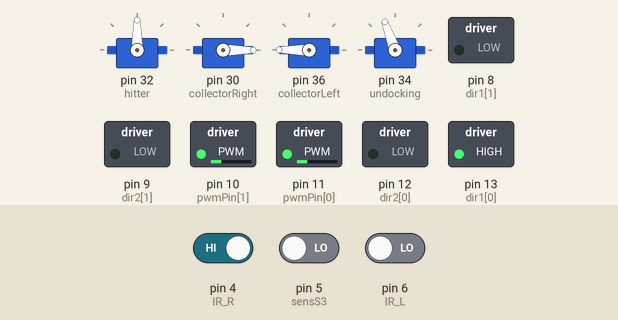
Bench run of a sketch on a simulated Arduino Mega 2560, built with avr-gcc and run on an emulated ATmega2560. Shown: 4 × servo, switched loads named in the sketch (green lamp = pin HIGH). Inputs (shaded band) come from the test bench; at power-on: pin 4 (IR_R) HIGH, pin 6 (IR_L) LOW, pin 5 (sensS3) LOW.

Above: at 1.2 s.
1.3 s: pin 4 (IR_R) driven LOW
At 4.9 s:
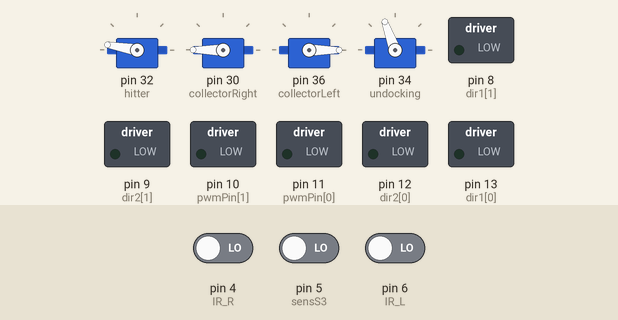
7.3 s: pin 4 (IR_R) driven HIGH and pin 6 (IR_L) driven HIGH
10.3 s: pin 6 (IR_L) driven LOW
At 11.21 s:
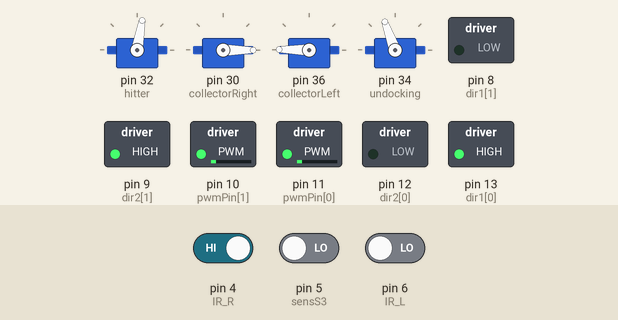
12.9 s: pin 4 (IR_R) driven LOW
At 13.15 s:
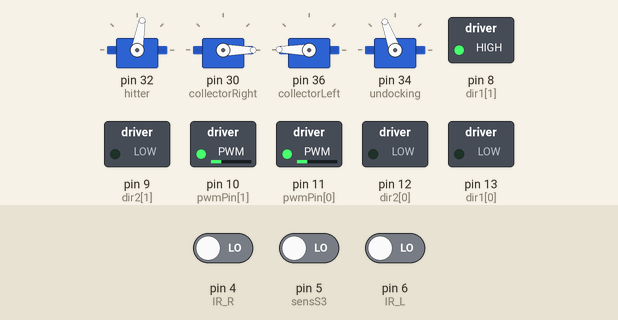
Timing chart, 0 to 24.2 s (numbered marks = the images above; inputs shaded):
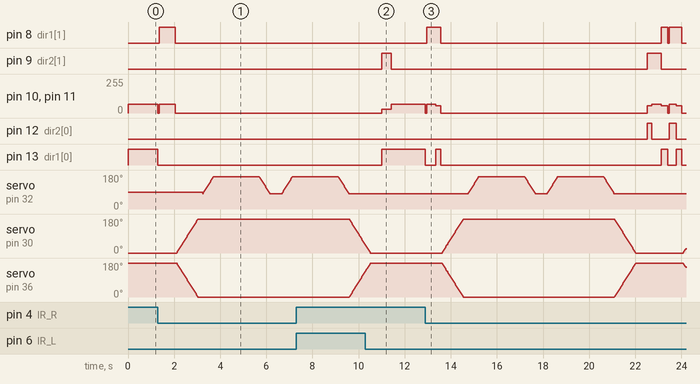

Measured:
- after the input at 1.3 s, pin 8 (dir1[1]): LOW → HIGH after 0.05 s, → LOW 0.70 s later; pin 10 (pwmPin[1]): 65/255 → 0/255 after 0.75 s
- after the input at 10.3 s, pin 8 (dir1[1]): stays LOW (without the input it goes to HIGH after 1.1 s); pin 10 (pwmPin[1]): 0/255 → 30/255 after 0.71 s, → 65/255 0.40 s later
- after the input at 12.9 s, pin 8 (dir1[1]): goes HIGH 0.61 s, LOW 9.6 s, HIGH 0.30 s, LOW 0.05 s, HIGH 0.55 s, then LOW, starting after 0.05 s; pin 9 (dir2[1]): LOW → HIGH after 9.6 s, → LOW 0.60 s later

The sketch:

Line_following_leftarena.ino
```cpp
//Servo setup
#include <Servo.h>
Servo hitter, collectorRight, collectorLeft, undocking;
int pos = 0;
int posLeftCservo=180;

//define sensor connections & vars
#define IR_R 4 //S4
#define IR_L 6 //S2
#define sensS3 5


int sensFrontRight, sensFrontLeft; //at black, sensor 0
int S3=1; //at black, sensor 0


//define motor connections
int pwmPin[]= {11,10};
int dir1[]= {13,8};
int dir2[]= {12,9};

//defining speeds
int maxSpeed = 55;
int turnSpeed = 65  ;

int treeNumber = 1;

void setup() {
  Serial.begin(9600);

  // Set pin states of motor
  for (int i = 0; i<2;i++)
  {
    pinMode(pwmPin[i],OUTPUT);
    pinMode(dir1[i],OUTPUT);
    pinMode(dir2[i],OUTPUT);
  }

  //set pin states of sensors
  pinMode(IR_R,INPUT);
  pinMode(IR_L,INPUT);
  pinMode(sensS3,INPUT);

  //set pins of servo
  hitter.attach(32);
  collectorRight.attach(30);
  collectorRight.write(0);
  collectorLeft.attach(36);
  collectorLeft.write(180);
  undocking.attach(34);
  undocking.write(110);
}

void loop() {
  // put your main code here, to run repeatedly:
  readSensor();
  lineFollow();
}

void readSensor()
{
  sensFrontRight = digitalRead(IR_R);
  sensFrontLeft = digitalRead(IR_L);
  S3=digitalRead(sensS3);
}

void lineFollow()
{
  if (sensFrontRight == 0 && sensFrontLeft == 0)
  {
    treeRoutine();
  }

  else if (sensFrontRight == 1 && sensFrontLeft == 1)
  {
    forward(maxSpeed+10);
  }
  else if (sensFrontRight == 1 && sensFrontLeft == 0)
  {
    turnLeft();
  }
  else if (sensFrontRight == 0 && sensFrontLeft == 1)
  {
    turnRight();
  }

}

void treeRoutine()
{

  if (treeNumber==1)
  {
    treeNumber++;
    stopMotor();//stops on black line
    delay(50);

    turnRight(); //to make a turn towards the tree
    delay(700);
    readSensor();
    while(sensFrontRight==1)
    {
      readSensor();
      turnRight();
    }

    stopMotor(); //stops in front of the tree
    delay(50); //for some seconds
    servoAction();

    turnLeftonTree(); //to make a 180 turn towards the line
    delay(200);
    readSensor();
    while(S3==1)
    {
      turnLeftonTree();
      readSensor();
    }
    turnLeftonTree();
    delay(200);
    readSensor();
    while(S3==1)
    {
      turnLeftonTree();
      readSensor();
    }
  }

  else if(treeNumber==2)
  {
    treeNumber++;
    stopMotor();//stops on line
    delay(50);

    turnRight();
    delay(400);
    readSensor();
    while(S3==1)
    {
      turnRight();
      readSensor();
    }
    stopMotor();
    delay(5);
    forward(maxSpeed);
    delay(200);

    stopMotor(); //stops in front of the tree
    delay(50); //for some seconds
    servoAction();

    reverse(maxSpeed);
    delay(200);
    turnLeftweird(); //to make a 90 turn towards the line
    delay(400);
    readSensor();
    while(S3==1)
    {
      turnLeftweird();
      readSensor();
    }
  }
  else if (treeNumber==3)
  {
    treeNumber=0;
    forward(maxSpeed);
    delay(300);

    stopMotor();
    delay(50);

    turnRightonTree();
    delay(300);
    readSensor();
    while(sensFrontRight)
    {
      readSensor();
      turnRightonTree();
    }

    forward(maxSpeed);
    delay(250);
    stopMotor();
    delay(50); //stops in front of tree
    servoAction();

    reverse(maxSpeed);
    delay(300);
    turnLeftweird(); //turn towards docking area
    delay(500);
    readSensor();
    turnLeft();
    delay(380);
    forward(maxSpeed);
    delay(200);
    stopMotor();
    delay(50);//stops in front of docking area
    undockingAction();

    reverse(maxSpeed);
    delay(300);
    turnLeftonTree(); //turns towards parking area now
    delay(300);
    readSensor();
    while(S3==1)
    {
      turnLeftonTree();
      readSensor();
    }
    turnLeftonTree();
    delay(100);

    forward(maxSpeed);
    delay(1500);
    stopMotor();
    while(1){} //stop code at this point
  }
}

void setMotor(int dir, int pwmVal, int pwmPin, int dir1, int dir2)
{
  analogWrite(pwmPin,pwmVal);
  if (dir==1) //clockwise rotation
  {
    //digitalWrite(dir1,LOW);
    //digitalWrite(dir2,LOW);
    digitalWrite(dir1,HIGH);
    digitalWrite(dir2,LOW);
  }
  else if (dir==-1) //a.clockwise rotation
  {
    //digitalWrite(dir1,LOW);
    //digitalWrite(dir2,LOW);
    digitalWrite(dir1,LOW);
    digitalWrite(dir2,HIGH);
  }
  else
  {
    digitalWrite(dir1,LOW);
    digitalWrite(dir2,LOW);
  }
}

void forward(int pwm)
{
  setMotor(1, pwm, pwmPin[0], dir1[0], dir2[0]);
  setMotor(1, pwm, pwmPin[1], dir1[1], dir2[1]);
}

void reverse(int pwm)
{
  setMotor(-1, pwm, pwmPin[0], dir1[0], dir2[0]);
  setMotor(-1, pwm, pwmPin[1], dir1[1], dir2[1]);
}

void turnRight()
{
  setMotor(0, turnSpeed, pwmPin[0], dir1[0], dir2[0]);
  setMotor(1, turnSpeed, pwmPin[1], dir1[1], dir2[1]);
}

void turnRightonTree()
{
  setMotor(-1, turnSpeed, pwmPin[0], dir1[0], dir2[0]);
  setMotor(1, turnSpeed, pwmPin[1], dir1[1], dir2[1]);
}

void turnRightweird()
{
  setMotor(-1, turnSpeed, pwmPin[0], dir1[0], dir2[0]);
  setMotor(0, turnSpeed, pwmPin[1], dir1[1], dir2[1]);
}

void turnLeft()
{
  setMotor(1, turnSpeed, pwmPin[0], dir1[0], dir2[0]);
  setMotor(0, turnSpeed, pwmPin[1], dir1[1], dir2[1]);
}

void turnLeftonTree()
{
  setMotor(1, 30, pwmPin[0], dir1[0], dir2[0]);
  setMotor(-1, 30, pwmPin[1], dir1[1], dir2[1]);
}

void turnLeftweird()
{
  setMotor(0, turnSpeed, pwmPin[0], dir1[0], dir2[0]);
  setMotor(-1, turnSpeed, pwmPin[1], dir1[1], dir2[1]);
}

void stopMotor()
{
  setMotor(0, 0, pwmPin[0], dir1[0], dir2[0]);
  setMotor(0, 0, pwmPin[1], dir1[1], dir2[1]);
}

void servoAction()
{
 for (pos = 0; pos <= 180; pos += 1)
 {
   collectorRight.write(pos);
   collectorLeft.write(posLeftCservo);
   posLeftCservo--;
   delay(5);
 }
 delay(200);

 hitAction();
 delay(500);
 hitAction();

 for (pos = 180; pos >= 0; pos -= 1)
 {
   collectorRight.write(pos);
   collectorLeft.write(posLeftCservo);
   posLeftCservo++;
   delay(5);
 }
 delay(500);
}

void hitAction()
{
  for (pos = 80; pos <= 170; pos += 1)
  {
    hitter.write(pos);
    delay(5);
  }
  delay(2000);
  for (pos = 170; pos >= 80; pos -= 1)
  {
    hitter.write(pos);
    delay(5);
  }
}

void undockingAction()
{
  for (pos = 0; pos <= 180; pos += 1) //open collectors
  {
   collectorRight.write(pos);
   collectorLeft.write(posLeftCservo);
   posLeftCservo--;
   delay(5);
  }
  for (pos = 110; pos >= 0; pos -= 1) //open collector gate
  {
    undocking.write(pos);
    delay(5);
  }
  delay(100);

  //code to shake collectors at that position
  for (pos = 180; pos >= 140; pos -= 1) //close collectors
  {
   collectorRight.write(pos);
   collectorLeft.write(posLeftCservo-40);
   posLeftCservo++;
   delay(5);
  }
  for (pos = 140; pos <= 180; pos += 1) //open collectors
  {
   collectorRight.write(pos);
   collectorLeft.write(posLeftCservo);
   posLeftCservo--;
   delay(5);
  }
   for (pos = 180; pos >= 140; pos -= 1) //close collectors
  {
   collectorRight.write(pos);
   collectorLeft.write(posLeftCservo-40);
   posLeftCservo++;
   delay(5);
  }
  for (pos = 140; pos <= 180; pos += 1) //open collectors
  {
   collectorRight.write(pos); //140 - 180
   collectorLeft.write(posLeftCservo); //  180 - 140
   posLeftCservo--;
   delay(5);
  }
  delay(1000);

  posLeftCservo=180;
  for (pos = 180; pos >= 0; pos -= 1) //close collectors to reset
  {
   collectorRight.write(pos);
   collectorLeft.write(posLeftCservo);
   posLeftCservo++;
   delay(5);
  }
  delay(500);
}
```
